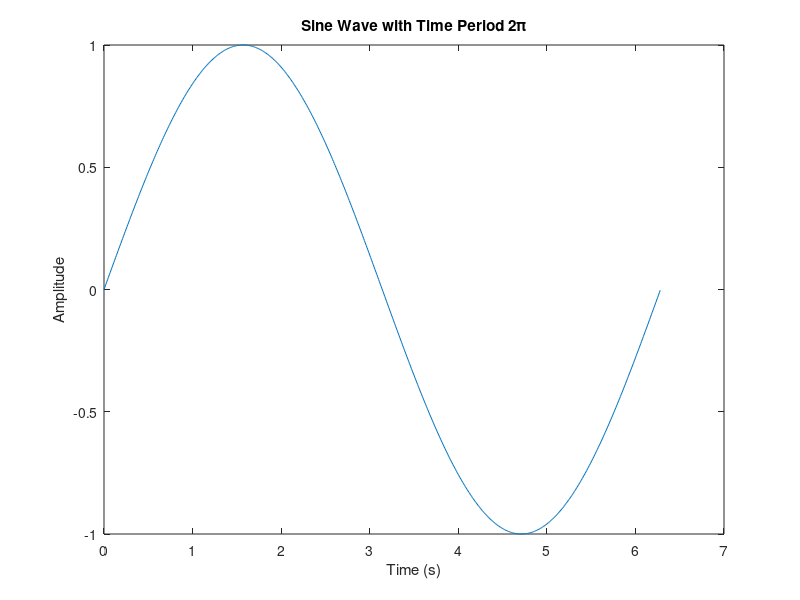
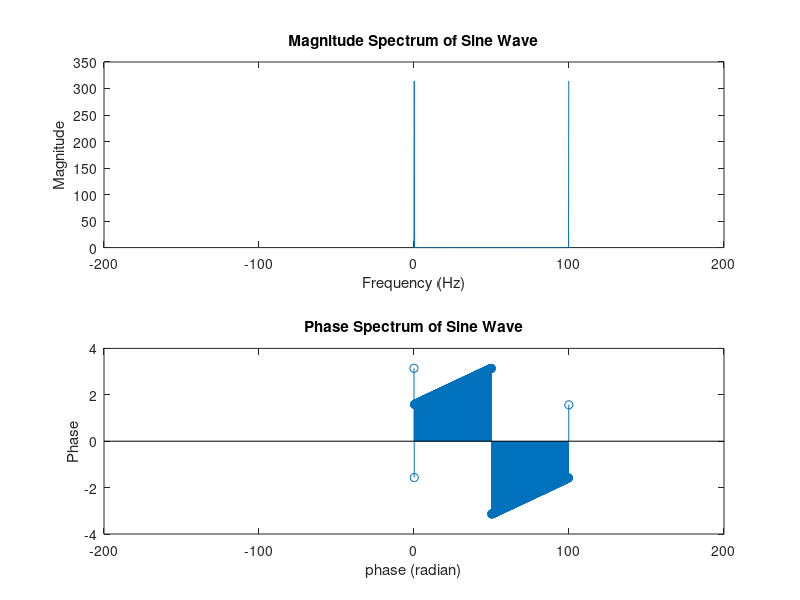

These figures' MATLAB source, in order:
% Define the time period
T = 2*pi;
% Define the sampling frequency
fs = 100;
% Generate the time array
t = 0:1/fs:T;
% Generate the sine wave
x = sin(2*pi/T*t);
% Plot the sine wave
figure;
plot(t, x);
xlabel('Time (s)');
ylabel('Amplitude');
title('Sine Wave with Time Period 2\pi');
X = fft(x);
% Plot the magnitude spectrum
f = (0:length(X)-1) * fs / length(X);  % frequency axis
figure;
subplot(211)
plot(f, abs(X));
xlabel('Frequency (Hz)');
xlim([-200, 200])
ylabel('Magnitude');
title('Magnitude Spectrum of Sine Wave');
subplot(212)
stem(f, angle(X));
xlabel('phase (radian)');
xlim([-200, 200])
ylabel('Phase');
title('Phase Spectrum of Sine Wave');